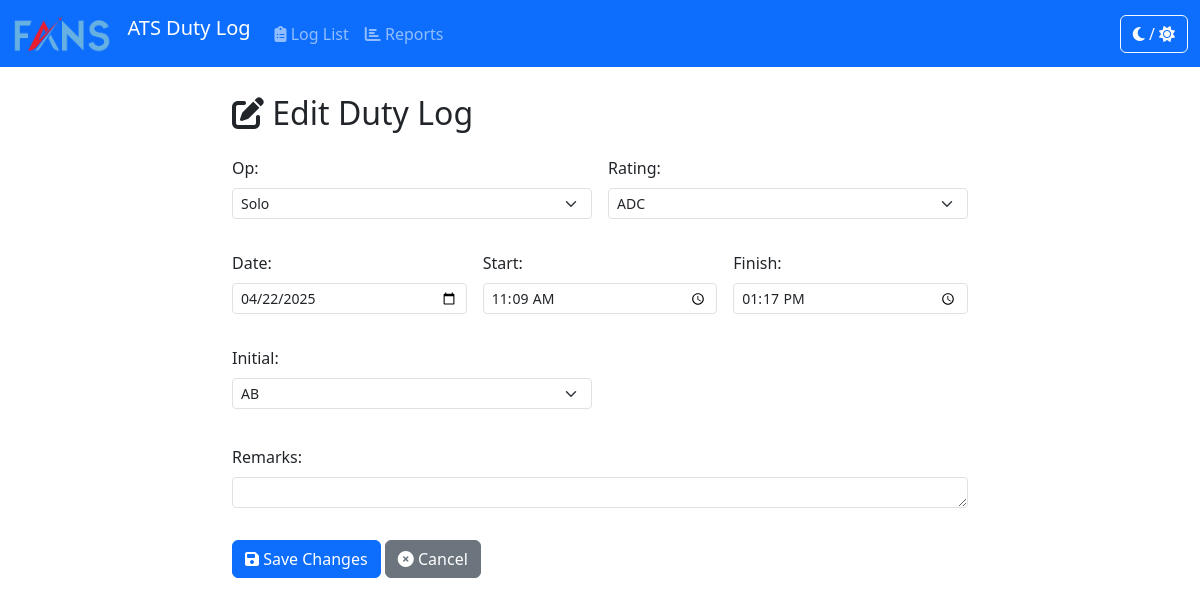
Page /logs/25/edit/ on the earlier database version.
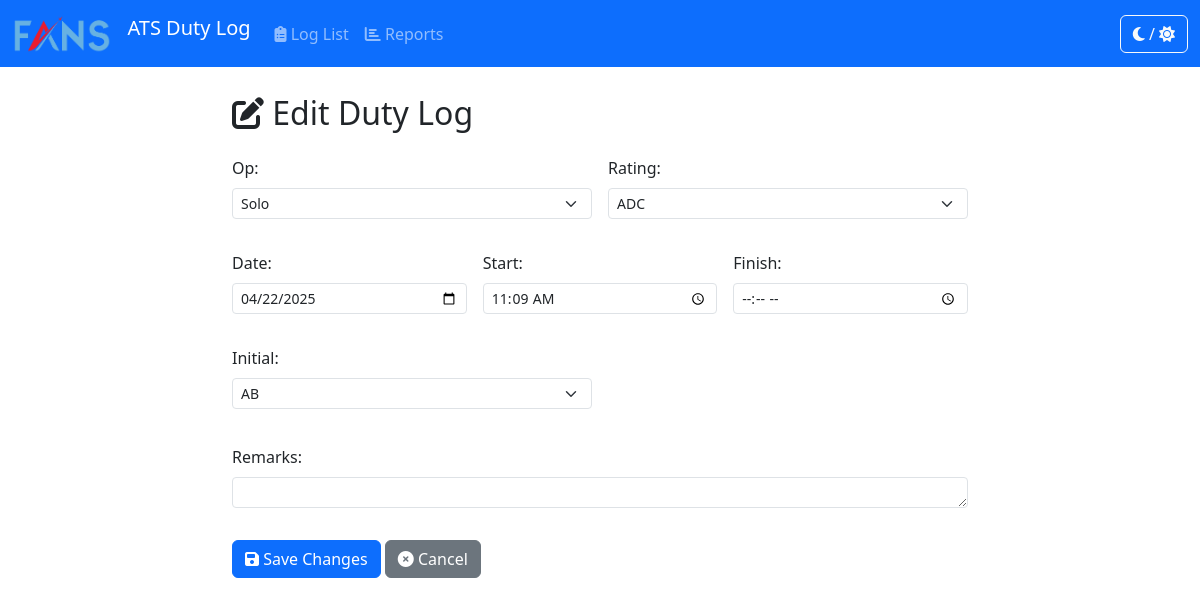
Same page on the later database version.
### duty_hour_log/models.py (models this page shows, shortened)
class DutyHourLog(models.Model):
    OP_CHOICES = [
        ('', '---------'), # Add a blank choice
        ('Solo', 'Solo'),
        ('OJT', 'OJT'),
        ('Assessment', 'Assessment'),
    ]
    RATING_CHOICES = [
        ('ADC', 'ADC'),
        ('APP', 'APP'),
        ('APS', 'APS'),
        ('ATCA', 'ATCA'),
    ]
    op = models.CharField(
        max_length=20,
        choices=OP_CHOICES,
        verbose_name="Operation Type"
    )
    date = models.DateField()
    start_time = models.TimeField(verbose_name="Start Time")
    finish_time = models.TimeField(verbose_name="Finish Time", null=True, blank=True)
    rating = models.CharField(
        max_length=10,
        choices=RATING_CHOICES
    )
    initial = models.ForeignKey(
        Initial,
        on_delete=models.PROTECT,
        verbose_name="Initial (Controller)", # For Solo operations
        related_name='duty_logs_as_primary',
        null=True, # Made optional
        blank=True  # Made optional
    )
    ojti = models.ForeignKey(
        Initial,
        on_delete=models.PROTECT,
        null=True,
        blank=True,
        verbose_name="OJTI",
        related_name='duty_logs_as_ojti',
        help_text="Select for OJT operations."
    )
    examiner = models.ForeignKey(
        Initial,
        on_delete=models.PROTECT,
        null=True,
        blank=True,
        verbose_name="Examiner",
        related_name='duty_logs_as_examiner',
        help_text="Select for Assessment operations."
    )
    trainee = models.ForeignKey( # NEW FIELD
        Initial,
        on_delete=models.PROTECT,
        null=True,
        blank=True,
        verbose_name="Trainee",
        related_name='duty_logs_as_trainee',
        help_text="Select for OJT or Assessment operations."
    )
    remarks = models.TextField(blank=True, null=True)
    created_at = models.DateTimeField(auto_now_add=True)
    updated_at = models.DateTimeField(auto_now=True)
    class Meta:
        ordering = ['-date', '-start_time']
        verbose_name = "Duty Hour Log"
        verbose_name_plural = "Duty Hour Logs"

### duty_hour_log/views.py (the view)
# urls.py: path('<int:pk>/edit/', views.log_update, name='log_update'), # Keep standard edit page
def log_update(request, pk):
    log_instance = get_object_or_404(DutyHourLog, pk=pk)
    if request.method == 'POST':
        form = DutyHourLogForm(request.POST, instance=log_instance)
        if form.is_valid():
            form.save()
            return redirect('log_list') # Changed redirect target
    else: # GET request
        form = DutyHourLogForm(instance=log_instance)
    context = {'form': form, 'log_instance': log_instance, 'form_title': 'Edit Duty Log'}
    return render(request, 'duty_hour_log/log_form.html', context)

### duty_hour_log/models.py (called while the page is built)
    def __str__(self):
        return self.code

### duty_hour_log/templates/duty_hour_log/log_form.html (shortened to what this page needs)
{% extends 'duty_hour_log/base.html' %}
{% block content %}
     <div class="row">
        <div class="col-lg-8 offset-lg-2">
            <h2 class="mb-4"><i class="fas fa-edit"></i> {{ form_title|default:"Edit Log Entry" }}</h2>
            <form method="post">
                 <div class="row g-3">
                    <div class="col-md-6 form-field-wrapper">
                        {{ form.op.label_tag }}{{ form.op }}
                    </div>
                     <div class="col-md-6 form-field-wrapper">
                        {{ form.rating.label_tag }} {{ form.rating }}
                    </div>
                    <div class="col-md-4 form-field-wrapper">
                        {{ form.date.label_tag }} {{ form.date }}
                    </div>
                    <div class="col-md-4 form-field-wrapper">
                        {{ form.start_time.label_tag }} {{ form.start_time }}
                    </div>
                    <div class="col-md-4 form-field-wrapper">
                        {{ form.finish_time.label_tag }} {{ form.finish_time }}
                    </div>
                    <div class="col-md-6 form-field-wrapper" id="p_id_initial">
                        {{ form.initial.label_tag }} {{ form.initial }}
                    </div>
                    <div class="col-12 form-field-wrapper">
                        {{ form.remarks.label_tag }} {{ form.remarks }}
                    </div>
                </div>
                <button type="submit" class="btn btn-primary mt-3"><i class="fas fa-save"></i> Save Changes</button>
                {% if log_instance %}
                    <a href="{% url 'log_detail' log_instance.pk %}" class="btn btn-secondary mt-3"><i class="fas fa-times-circle"></i> Cancel</a>
                {% else %}
                     <a href="{% url 'log_list' %}" class="btn btn-secondary mt-3"><i class="fas fa-times-circle"></i> Cancel</a>
                {% endif %}
            </form>
        </div>
    </div>
{% endblock %}

Differences in the rows shown:
changed DutyHourLog "Solo": finish_time "13:17:00" → (not shown)
